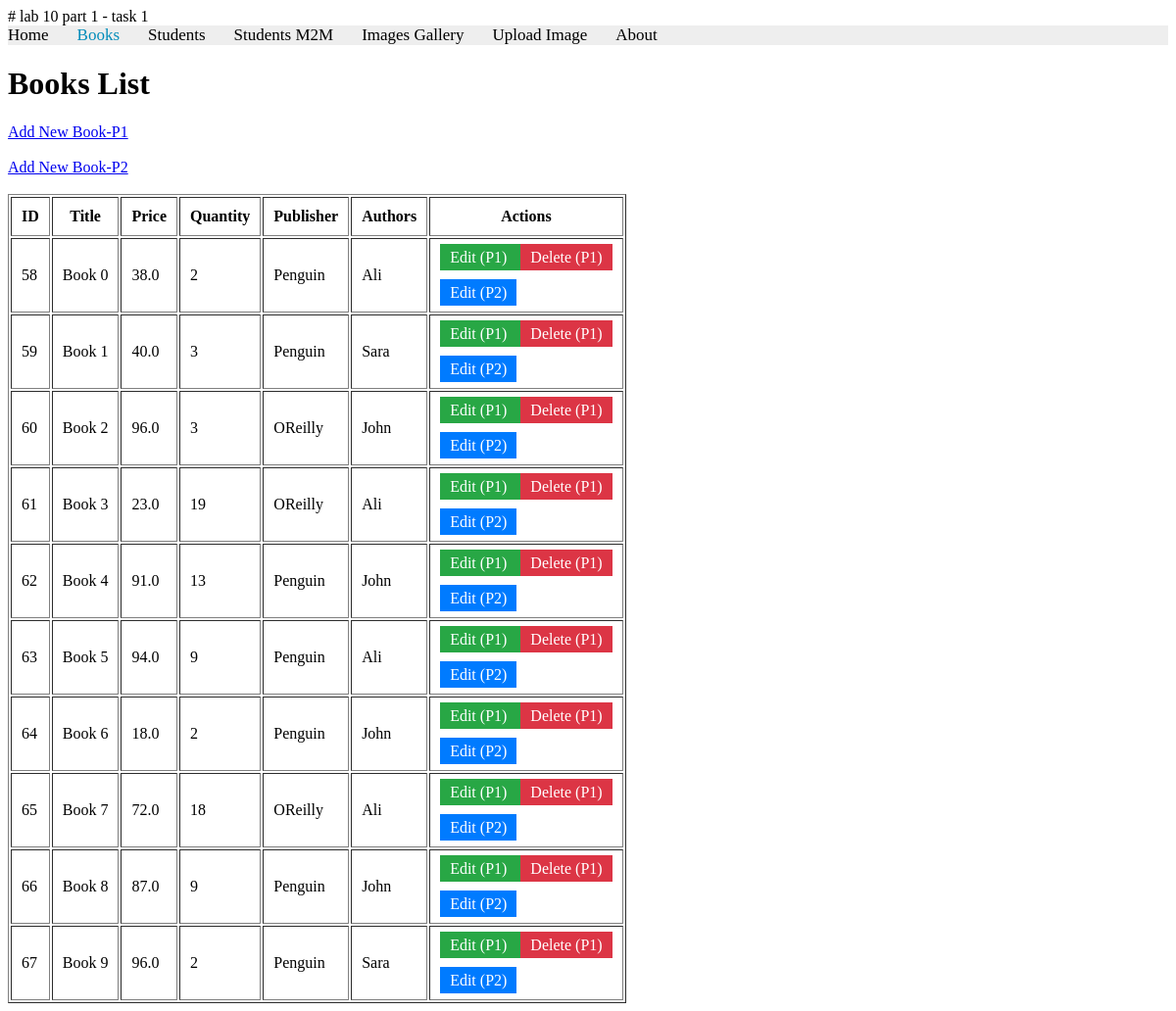
Page /books/list_books/ on the earlier database version.
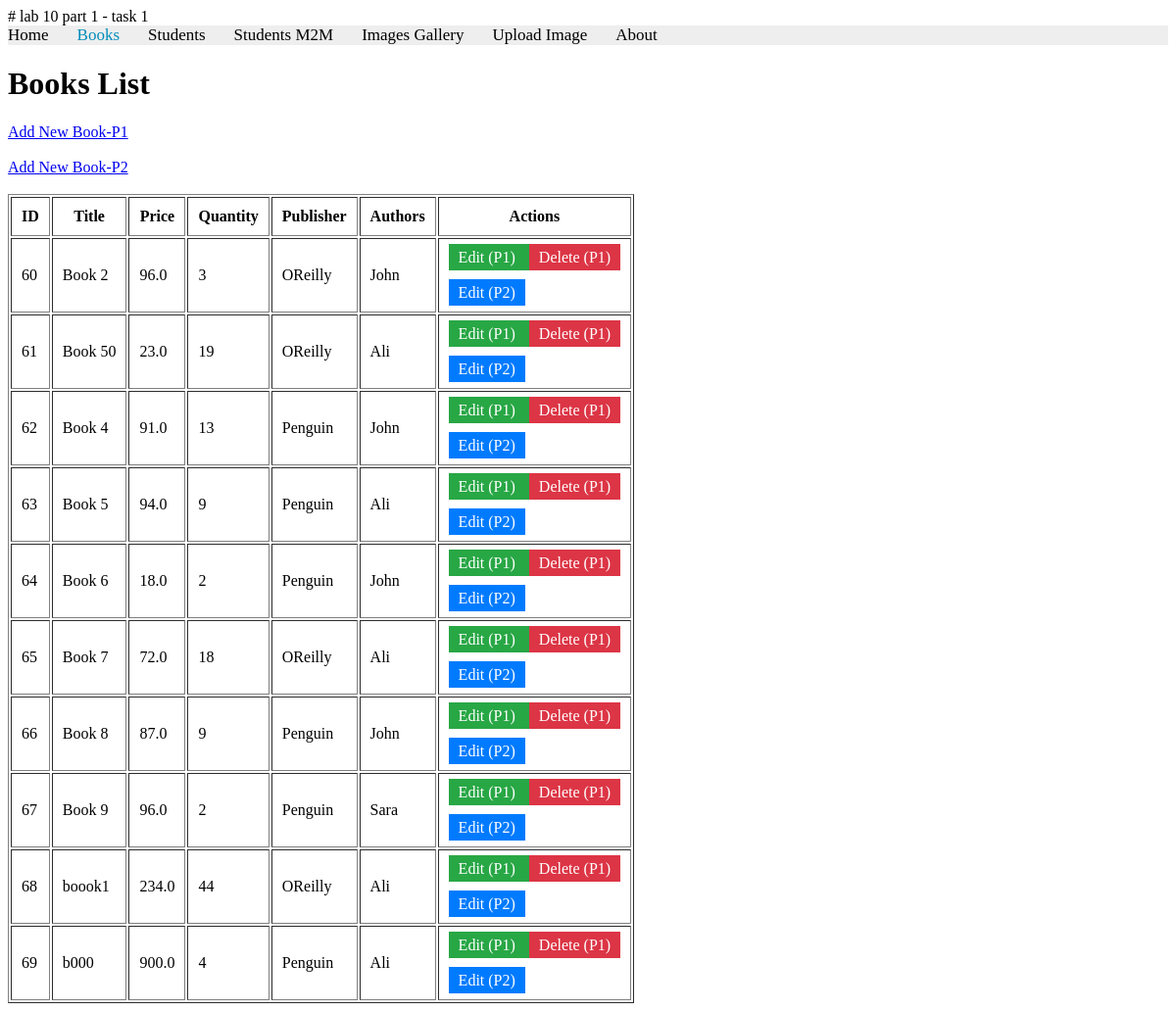
Same page on the later database version.
### apps/bookmodule/models.py (models this page shows, shortened)
class Book(models.Model):
    title = models.CharField(max_length=100)
    price = models.FloatField(default=0.0)
    quantity = models.IntegerField(default=1)
    pubdate = models.DateTimeField()
    rating = models.SmallIntegerField(default=1)
    publisher = models.ForeignKey(Publisher, null=True, on_delete=models.SET_NULL)
    authors = models.ManyToManyField(Author)

class Publisher(models.Model):
    name = models.CharField(max_length=200)
    location = models.CharField(max_length=300)

class Author(models.Model):
    name = models.CharField(max_length=200)
    DOB = models.DateField(null=True)

### apps/bookmodule/views.py (the view)
# urls.py: path('list_books/', views.list_books, name= "books.list_books"),
def list_books(request):
    books = Book.objects.all()
    return render(request, 'bookmodule/lab10/listbooks.html', {'books': books})

### apps/templates/bookmodule/lab10/listbooks.html (shortened to what this page needs)
{% extends "layouts/base.html" %}
{% load static %}
{% block content %}
<h1>Books List</h1>
<a href="{% url 'add_book' %}">Add New Book-P1</a>
<br><br>
<a href="{% url 'add_book_form' %}">Add New Book-P2</a>
<br><br>
<table border="1" cellpadding="10">
    <thead>
        <tr>
            <th>ID</th>
            <th>Title</th>
            <th>Price</th>
            <th>Quantity</th>
            <th>Publisher</th>
            <th>Authors</th>
            <th>Actions</th>
        </tr>
    </thead>
    <tbody>
        {% for book in books %}
        <tr>
            <td>{{ book.id }}</td>
            <td>{{ book.title }}</td>
            <td>{{ book.price }}</td>
            <td>{{ book.quantity }}</td>
            <td>
                {% if book.publisher %}
                    {{ book.publisher.name }}
                {% else %}
                    No Publisher
                {% endif %}
            </td>
            <td>
                {% if book.authors.all %}
                    {% for author in book.authors.all %}
                        {{ author.name }}<br>
                    {% endfor %}
                {% else %}
                    No Authors
                {% endif %}
            </td>
           <td>
    <a href="{% url 'edit_book' book.id %}"
       style="background-color: #28a745; color: white; padding: 5px 10px; text-decoration: none;">
       Edit (P1)
    </a>
    <a href="{% url 'delete_book' book.id %}"
       style="background-color: #dc3545; color: white; padding: 5px 10px; text-decoration: none;">
       Delete (P1)
    </a>
    <br><br>
    <a href="{% url 'edit_book_form' book.id %}"
       style="background-color: #007bff; color: white; padding: 5px 10px; text-decoration: none;">
       Edit (P2)
    </a>
</td>
        </tr>
        {% empty %}
        <tr>
            <td colspan="7">No books available</td>
        </tr>
        {% endfor %}
    </tbody>
</table>
{% endblock content %}

Differences in the rows shown:
removed Book: id "58", title "Book 0", price "38.0", quantity "2", publisher.name "Penguin", Author (name "Ali")
removed Book: id "59", title "Book 1", price "40.0", quantity "3", publisher.name "Penguin", Author (name "Sara")
changed Book id 61: title "Book 3" → "Book 50"
added Book: id "68", title "boook1", price "234.0", quantity "44", publisher.name "OReilly", Author (name "Ali")
added Book: id "69", title "b000", price "900.0", quantity "4", publisher.name "Penguin", Author (name "Ali")
